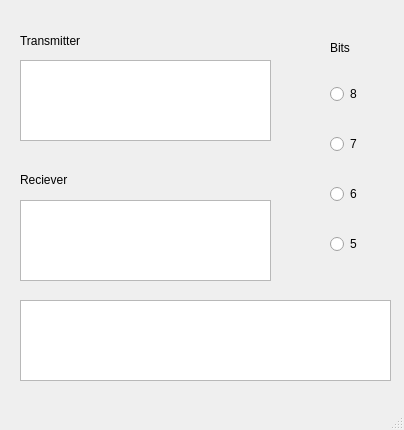
<?xml version="1.0" encoding="UTF-8"?>
<ui version="4.0">
 <class>MainWindow</class>
 <widget class="QMainWindow" name="MainWindow">
  <property name="geometry">
   <rect>
    <x>0</x>
    <y>0</y>
    <width>404</width>
    <height>430</height>
   </rect>
  </property>
  <property name="windowTitle">
   <string>ComPortTalk User one</string>
  </property>
  <widget class="QWidget" name="centralwidget">
   <widget class="QTextBrowser" name="outputBrowser">
    <property name="geometry">
     <rect>
      <x>20</x>
      <y>200</y>
      <width>251</width>
      <height>81</height>
     </rect>
    </property>
   </widget>
   <widget class="QTextEdit" name="inputBrowser">
    <property name="geometry">
     <rect>
      <x>20</x>
      <y>60</y>
      <width>251</width>
      <height>81</height>
     </rect>
    </property>
   </widget>
   <widget class="QWidget" name="horizontalLayoutWidget_2">
    <property name="geometry">
     <rect>
      <x>20</x>
      <y>30</y>
      <width>151</width>
      <height>21</height>
     </rect>
    </property>
    <layout class="QHBoxLayout" name="infoTyper1">
     <item>
      <widget class="QLabel" name="infoWrite1">
       <property name="text">
        <string>Transmitter</string>
       </property>
      </widget>
     </item>
    </layout>
   </widget>
   <widget class="QLabel" name="infoGet1">
    <property name="geometry">
     <rect>
      <x>20</x>
      <y>170</y>
      <width>159</width>
      <height>19</height>
     </rect>
    </property>
    <property name="text">
     <string>Reciever</string>
    </property>
   </widget>
   <widget class="QWidget" name="verticalLayoutWidget">
    <property name="geometry">
     <rect>
      <x>330</x>
      <y>60</y>
      <width>71</width>
      <height>221</height>
     </rect>
    </property>
    <layout class="QVBoxLayout" name="verticalLayout">
     <item>
      <widget class="QRadioButton" name="bits8">
       <property name="text">
        <string>8</string>
       </property>
      </widget>
     </item>
     <item>
      <widget class="QRadioButton" name="bits7">
       <property name="text">
        <string>7</string>
       </property>
      </widget>
     </item>
     <item>
      <widget class="QRadioButton" name="bits6">
       <property name="text">
        <string>6</string>
       </property>
      </widget>
     </item>
     <item>
      <widget class="QRadioButton" name="bits5">
       <property name="text">
        <string>5</string>
       </property>
      </widget>
     </item>
    </layout>
   </widget>
   <widget class="QLabel" name="label">
    <property name="geometry">
     <rect>
      <x>330</x>
      <y>40</y>
      <width>21</width>
      <height>16</height>
     </rect>
    </property>
    <property name="text">
     <string>Bits</string>
    </property>
   </widget>
   <widget class="QTextBrowser" name="statusWindow">
    <property name="geometry">
     <rect>
      <x>20</x>
      <y>300</y>
      <width>371</width>
      <height>81</height>
     </rect>
    </property>
   </widget>
  </widget>
  <widget class="QMenuBar" name="menubar">
   <property name="geometry">
    <rect>
     <x>0</x>
     <y>0</y>
     <width>404</width>
     <height>19</height>
    </rect>
   </property>
  </widget>
  <widget class="QStatusBar" name="statusbar"/>
 </widget>
 <resources/>
 <connections/>
</ui>
